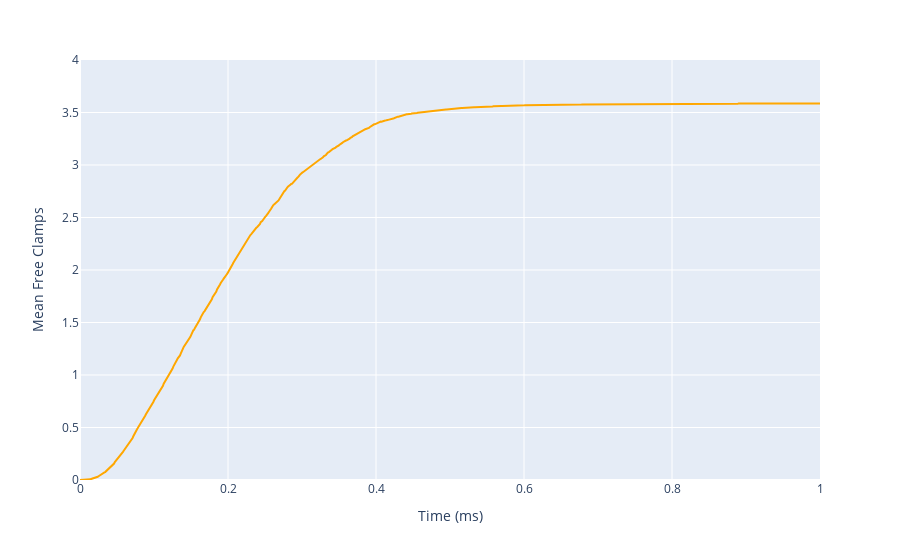
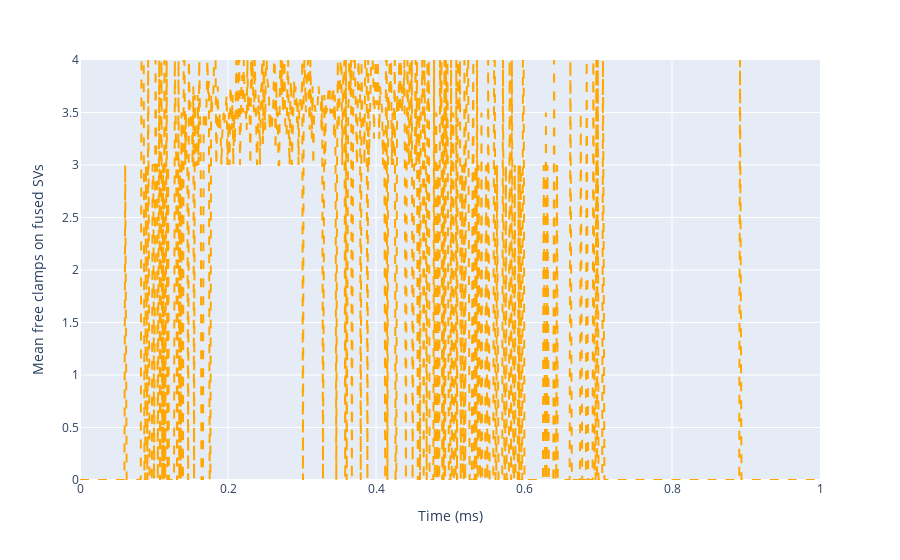
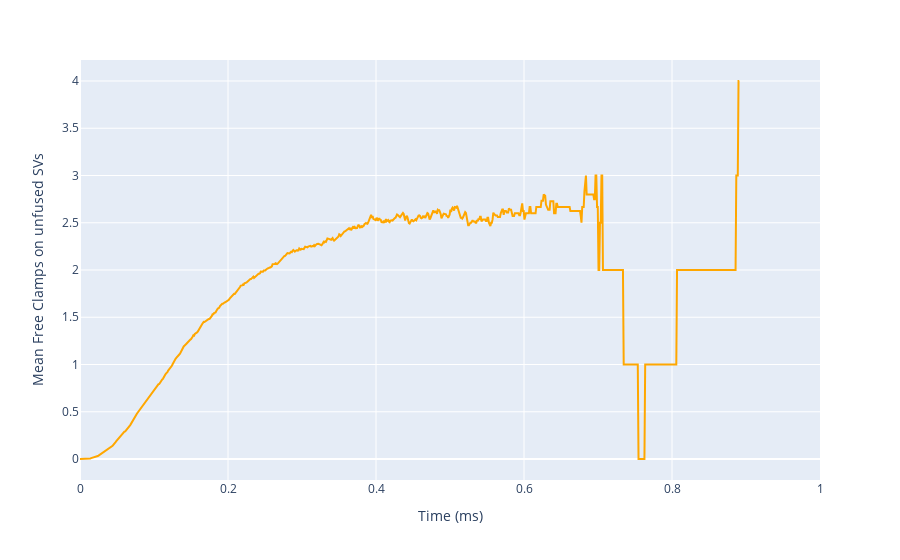

The cell these charts' notebook holds for them, in order:
### Code cell
allo_col = 'rgb(128,128,128)'
clamp_col = 'rgb(255,167,0)'

fig = px.line()
fig.add_scatter(x=clamp_sim_alt['timestamp'], y=clamp_sim_alt["free_clamps"],
mode='lines', line={'color':clamp_col, 'dash':'solid'}, name=clamp_model.name)
fig.update_layout(
    legend = {'title': 'Legend'},
    xaxis = {'title': 'Time (ms)', 'range': [0, 1]},
    yaxis = {'title': 'Mean Free Clamps', 'range': [0, 4]},
    hovermode='x'
)
fig.show()

fig = px.line()
fig.add_scatter(x=clamp_sim_alt['timestamp'], y=clamp_sim_alt["free_clamps_fused"]["mean"],
mode='lines', line={'color':clamp_col, 'dash':'dash'}, name=clamp_model.name)
fig.update_layout(
    legend = {'title': 'Legend'},
    xaxis = {'title': 'Time (ms)', 'range': [0, 1]},
    yaxis = {'title': ' Mean free clamps on fused SVs', 'range': [0, 4]},
    hovermode='x'
)
fig.show()

fig = px.line()
fig.add_scatter(x=clamp_sim_alt['timestamp'], y=clamp_sim_alt["free_clamps_unfused"],
mode='lines', line={'color':clamp_col, 'dash':'solid'}, name=clamp_model.name)
fig.update_layout(
    legend = {'title': 'Legend'},
    xaxis = {'title': 'Time (ms)', 'range': [0, 1]},
    yaxis = {'title': 'Mean Free Clamps on unfused SVs'},
    hovermode='x'
)
fig.show()

### Figure 1 — Plotly figure (JSON) as saved in the notebook; plotly's stock layout.template omitted (floating-point values rounded to 4 significant figures; data arrays with more than 128 entries replaced by an {"elided": "..."} marker saying what was removed)
{"data": [{"hovertemplate": "<extra></extra>", "legendgroup": "", "line": {"color": "#636efa", "dash": "solid"}, "marker": {"symbol": "circle"}, "mode": "lines", "name": "", "orientation": "v", "showlegend": false, "type": "scatter", "xaxis": "x", "yaxis": "y"}, {"line": {"color": "rgb(255,167,0)", "dash": "solid"}, "mode": "lines", "name": "Syt1 - Syt7", "type": "scatter", "x": {"elided": "1000 float values"}, "y": {"elided": "1000 float values"}}], "layout": {"hovermode": "x", "legend": {"title": {"text": "Legend"}, "tracegroupgap": 0}, "margin": {"t": 60}, "xaxis": {"anchor": "y", "domain": [0, 1], "range": [0, 1], "title": {"text": "Time (ms)"}}, "yaxis": {"anchor": "x", "domain": [0, 1], "range": [0, 4], "title": {"text": "Mean Free Clamps"}}}}

### Figure 2 — Plotly figure (JSON) as saved in the notebook; plotly's stock layout.template omitted (floating-point values rounded to 4 significant figures; data arrays with more than 128 entries replaced by an {"elided": "..."} marker saying what was removed)
{"data": [{"hovertemplate": "<extra></extra>", "legendgroup": "", "line": {"color": "#636efa", "dash": "solid"}, "marker": {"symbol": "circle"}, "mode": "lines", "name": "", "orientation": "v", "showlegend": false, "type": "scatter", "xaxis": "x", "yaxis": "y"}, {"line": {"color": "rgb(255,167,0)", "dash": "dash"}, "mode": "lines", "name": "Syt1 - Syt7", "type": "scatter", "x": {"elided": "1000 float values"}, "y": {"elided": "1000 float values"}}], "layout": {"hovermode": "x", "legend": {"title": {"text": "Legend"}, "tracegroupgap": 0}, "margin": {"t": 60}, "xaxis": {"anchor": "y", "domain": [0, 1], "range": [0, 1], "title": {"text": "Time (ms)"}}, "yaxis": {"anchor": "x", "domain": [0, 1], "range": [0, 4], "title": {"text": " Mean free clamps on fused SVs"}}}}

### Figure 3 — Plotly figure (JSON) as saved in the notebook; plotly's stock layout.template omitted (floating-point values rounded to 4 significant figures; data arrays with more than 128 entries replaced by an {"elided": "..."} marker saying what was removed)
{"data": [{"hovertemplate": "<extra></extra>", "legendgroup": "", "line": {"color": "#636efa", "dash": "solid"}, "marker": {"symbol": "circle"}, "mode": "lines", "name": "", "orientation": "v", "showlegend": false, "type": "scatter", "xaxis": "x", "yaxis": "y"}, {"line": {"color": "rgb(255,167,0)", "dash": "solid"}, "mode": "lines", "name": "Syt1 - Syt7", "type": "scatter", "x": {"elided": "1000 float values"}, "y": {"elided": "1000 float values"}}], "layout": {"hovermode": "x", "legend": {"title": {"text": "Legend"}, "tracegroupgap": 0}, "margin": {"t": 60}, "xaxis": {"anchor": "y", "domain": [0, 1], "range": [0, 1], "title": {"text": "Time (ms)"}}, "yaxis": {"anchor": "x", "domain": [0, 1], "title": {"text": "Mean Free Clamps on unfused SVs"}}}}
